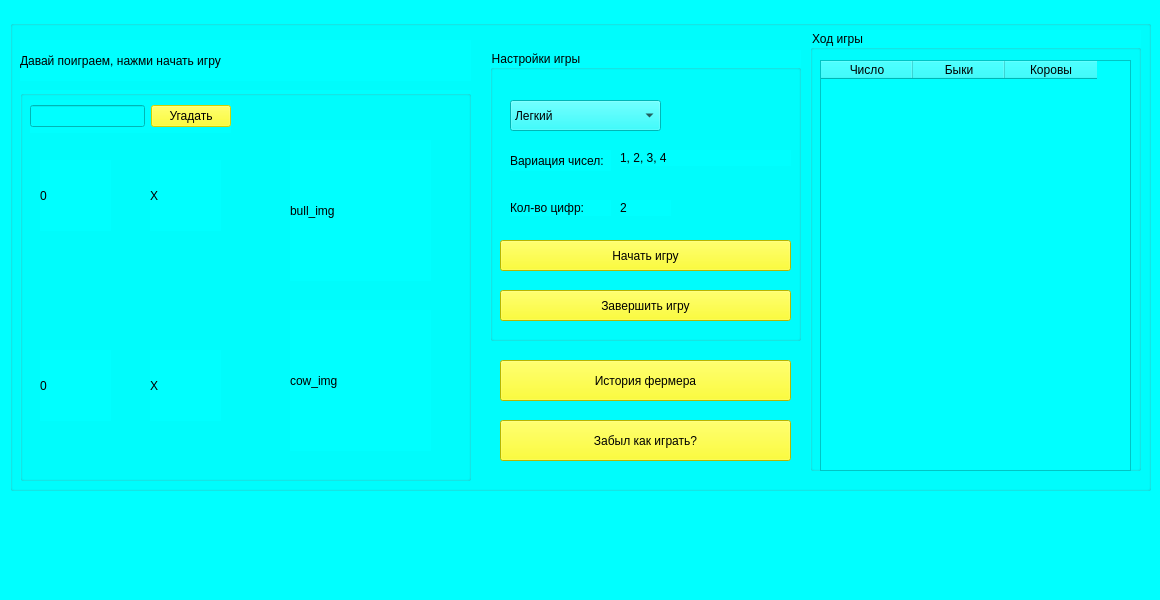
<?xml version="1.0" encoding="UTF-8"?>
<ui version="4.0">
 <class>Form</class>
 <widget class="QWidget" name="Form">
  <property name="geometry">
   <rect>
    <x>0</x>
    <y>0</y>
    <width>1160</width>
    <height>600</height>
   </rect>
  </property>
  <property name="windowTitle">
   <string>Form</string>
  </property>
  <property name="styleSheet">
   <string notr="true">background-color: rgb(0, 255, 255);</string>
  </property>
  <widget class="QGroupBox" name="main_window_of_app">
   <property name="geometry">
    <rect>
     <x>10</x>
     <y>20</y>
     <width>1141</width>
     <height>471</height>
    </rect>
   </property>
   <property name="styleSheet">
    <string notr="true">color: rgb(0, 0, 0);</string>
   </property>
   <property name="title">
    <string/>
   </property>
   <widget class="QLabel" name="win_img">
    <property name="geometry">
     <rect>
      <x>80</x>
      <y>120</y>
      <width>301</width>
      <height>301</height>
     </rect>
    </property>
    <property name="text">
     <string/>
    </property>
   </widget>
   <widget class="QLabel" name="action_label">
    <property name="geometry">
     <rect>
      <x>10</x>
      <y>20</y>
      <width>451</width>
      <height>41</height>
     </rect>
    </property>
    <property name="styleSheet">
     <string notr="true">font: 75 18pt &quot;Comic Sans MS&quot;;</string>
    </property>
    <property name="text">
     <string>Давай поиграем, нажми начать игру</string>
    </property>
   </widget>
   <widget class="QGroupBox" name="screen_of_game">
    <property name="geometry">
     <rect>
      <x>10</x>
      <y>70</y>
      <width>451</width>
      <height>391</height>
     </rect>
    </property>
    <property name="styleSheet">
     <string notr="true"/>
    </property>
    <property name="title">
     <string/>
    </property>
    <widget class="QWidget" name="layoutWidget">
     <property name="geometry">
      <rect>
       <x>10</x>
       <y>10</y>
       <width>201</width>
       <height>33</height>
      </rect>
     </property>
     <layout class="QHBoxLayout" name="horizontalLayout">
      <item>
       <widget class="QLineEdit" name="input_choice"/>
      </item>
      <item>
       <widget class="QPushButton" name="guess_btn">
        <property name="enabled">
         <bool>false</bool>
        </property>
        <property name="styleSheet">
         <string notr="true">font: 75 12pt &quot;Comic Sans MS&quot;;
background-color: rgb(255, 255, 0);</string>
        </property>
        <property name="text">
         <string>Угадать</string>
        </property>
       </widget>
      </item>
     </layout>
    </widget>
    <widget class="QLabel" name="bull_label">
     <property name="geometry">
      <rect>
       <x>20</x>
       <y>70</y>
       <width>71</width>
       <height>71</height>
      </rect>
     </property>
     <property name="styleSheet">
      <string notr="true">font: 87 28pt &quot;Arial Black&quot;;</string>
     </property>
     <property name="text">
      <string>0</string>
     </property>
    </widget>
    <widget class="QLabel" name="cow_label">
     <property name="geometry">
      <rect>
       <x>20</x>
       <y>260</y>
       <width>71</width>
       <height>71</height>
      </rect>
     </property>
     <property name="styleSheet">
      <string notr="true">font: 87 28pt &quot;Arial Black&quot;;</string>
     </property>
     <property name="text">
      <string>0</string>
     </property>
    </widget>
    <widget class="QLabel" name="bull_img">
     <property name="geometry">
      <rect>
       <x>270</x>
       <y>50</y>
       <width>141</width>
       <height>141</height>
      </rect>
     </property>
     <property name="text">
      <string>bull_img</string>
     </property>
    </widget>
    <widget class="QLabel" name="cow_img">
     <property name="geometry">
      <rect>
       <x>270</x>
       <y>220</y>
       <width>141</width>
       <height>141</height>
      </rect>
     </property>
     <property name="text">
      <string>cow_img</string>
     </property>
    </widget>
    <widget class="QLabel" name="X_img">
     <property name="geometry">
      <rect>
       <x>130</x>
       <y>70</y>
       <width>71</width>
       <height>71</height>
      </rect>
     </property>
     <property name="text">
      <string>X</string>
     </property>
    </widget>
    <widget class="QLabel" name="X_img2">
     <property name="geometry">
      <rect>
       <x>130</x>
       <y>260</y>
       <width>71</width>
       <height>71</height>
      </rect>
     </property>
     <property name="text">
      <string>X</string>
     </property>
    </widget>
   </widget>
   <widget class="QGroupBox" name="groupBox_2">
    <property name="geometry">
     <rect>
      <x>800</x>
      <y>10</y>
      <width>331</width>
      <height>441</height>
     </rect>
    </property>
    <property name="title">
     <string>Ход игры</string>
    </property>
    <widget class="QTableWidget" name="tableWidget">
     <property name="enabled">
      <bool>false</bool>
     </property>
     <property name="geometry">
      <rect>
       <x>10</x>
       <y>30</y>
       <width>311</width>
       <height>411</height>
      </rect>
     </property>
     <property name="styleSheet">
      <string notr="true">font: 12pt &quot;Comic Sans MS&quot;;
selection-background-color: rgb(85, 255, 255);</string>
     </property>
     <property name="editTriggers">
      <set>QAbstractItemView::NoEditTriggers</set>
     </property>
     <attribute name="horizontalHeaderMinimumSectionSize">
      <number>92</number>
     </attribute>
     <attribute name="horizontalHeaderDefaultSectionSize">
      <number>92</number>
     </attribute>
     <column>
      <property name="text">
       <string>Число</string>
      </property>
     </column>
     <column>
      <property name="text">
       <string>Быки</string>
      </property>
     </column>
     <column>
      <property name="text">
       <string>Коровы</string>
      </property>
     </column>
    </widget>
   </widget>
   <widget class="QGroupBox" name="groupBox">
    <property name="enabled">
     <bool>true</bool>
    </property>
    <property name="geometry">
     <rect>
      <x>480</x>
      <y>30</y>
      <width>311</width>
      <height>291</height>
     </rect>
    </property>
    <property name="styleSheet">
     <string notr="true">font: 12pt &quot;Comic Sans MS&quot;;</string>
    </property>
    <property name="title">
     <string>Настройки игры</string>
    </property>
    <widget class="QComboBox" name="difficulty_select">
     <property name="enabled">
      <bool>true</bool>
     </property>
     <property name="geometry">
      <rect>
       <x>20</x>
       <y>50</y>
       <width>151</width>
       <height>31</height>
      </rect>
     </property>
     <item>
      <property name="text">
       <string>Легкий</string>
      </property>
     </item>
     <item>
      <property name="text">
       <string>Средний</string>
      </property>
     </item>
     <item>
      <property name="text">
       <string>Сложный</string>
      </property>
     </item>
     <item>
      <property name="text">
       <string>Очень сложный</string>
      </property>
     </item>
    </widget>
    <widget class="QLabel" name="digit_capacity_label">
     <property name="geometry">
      <rect>
       <x>130</x>
       <y>150</y>
       <width>51</width>
       <height>16</height>
      </rect>
     </property>
     <property name="text">
      <string>2</string>
     </property>
    </widget>
    <widget class="QLabel" name="label_4">
     <property name="geometry">
      <rect>
       <x>20</x>
       <y>150</y>
       <width>101</width>
       <height>16</height>
      </rect>
     </property>
     <property name="styleSheet">
      <string notr="true">font: 10pt &quot;Comic Sans MS&quot;;</string>
     </property>
     <property name="text">
      <string>Кол-во цифр:</string>
     </property>
    </widget>
    <widget class="QLabel" name="label_2">
     <property name="geometry">
      <rect>
       <x>20</x>
       <y>100</y>
       <width>101</width>
       <height>21</height>
      </rect>
     </property>
     <property name="styleSheet">
      <string notr="true">font: 10pt &quot;Comic Sans MS&quot;;</string>
     </property>
     <property name="text">
      <string>Вариация чисел:</string>
     </property>
    </widget>
    <widget class="QPushButton" name="start_game_btn">
     <property name="geometry">
      <rect>
       <x>10</x>
       <y>190</y>
       <width>291</width>
       <height>31</height>
      </rect>
     </property>
     <property name="styleSheet">
      <string notr="true">background-color: rgb(255, 255, 0);</string>
     </property>
     <property name="text">
      <string>Начать игру</string>
     </property>
    </widget>
    <widget class="QPushButton" name="finish_game_btn">
     <property name="geometry">
      <rect>
       <x>10</x>
       <y>240</y>
       <width>291</width>
       <height>31</height>
      </rect>
     </property>
     <property name="styleSheet">
      <string notr="true">background-color: rgb(255, 255, 0);</string>
     </property>
     <property name="text">
      <string>Завершить игру</string>
     </property>
    </widget>
    <widget class="QLabel" name="variable_numbers_label">
     <property name="geometry">
      <rect>
       <x>130</x>
       <y>100</y>
       <width>171</width>
       <height>16</height>
      </rect>
     </property>
     <property name="text">
      <string>1, 2, 3, 4</string>
     </property>
    </widget>
   </widget>
   <widget class="QPushButton" name="history_btn">
    <property name="geometry">
     <rect>
      <x>490</x>
      <y>340</y>
      <width>291</width>
      <height>41</height>
     </rect>
    </property>
    <property name="styleSheet">
     <string notr="true">background-color: rgb(255, 255, 0);
font: 12pt &quot;Comic Sans MS&quot;;</string>
    </property>
    <property name="text">
     <string>История фермера</string>
    </property>
   </widget>
   <widget class="QPushButton" name="how_to_play_btn">
    <property name="geometry">
     <rect>
      <x>490</x>
      <y>400</y>
      <width>291</width>
      <height>41</height>
     </rect>
    </property>
    <property name="styleSheet">
     <string notr="true">background-color: rgb(255, 255, 0);
font: 12pt &quot;Comic Sans MS&quot;;</string>
    </property>
    <property name="text">
     <string>Забыл как играть?</string>
    </property>
   </widget>
  </widget>
 </widget>
 <resources/>
 <connections/>
</ui>
